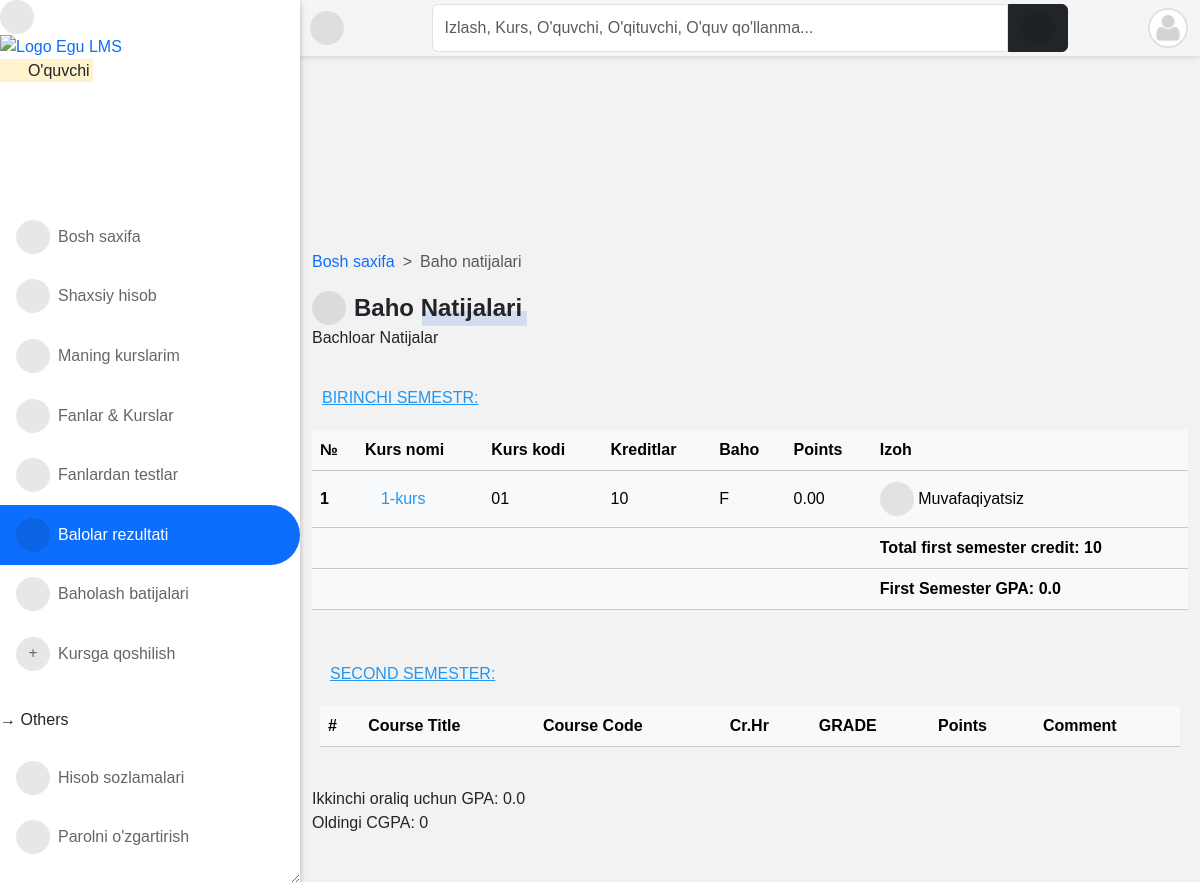
/result/grade/ (signed in), run on an earlier commit of the app's database.
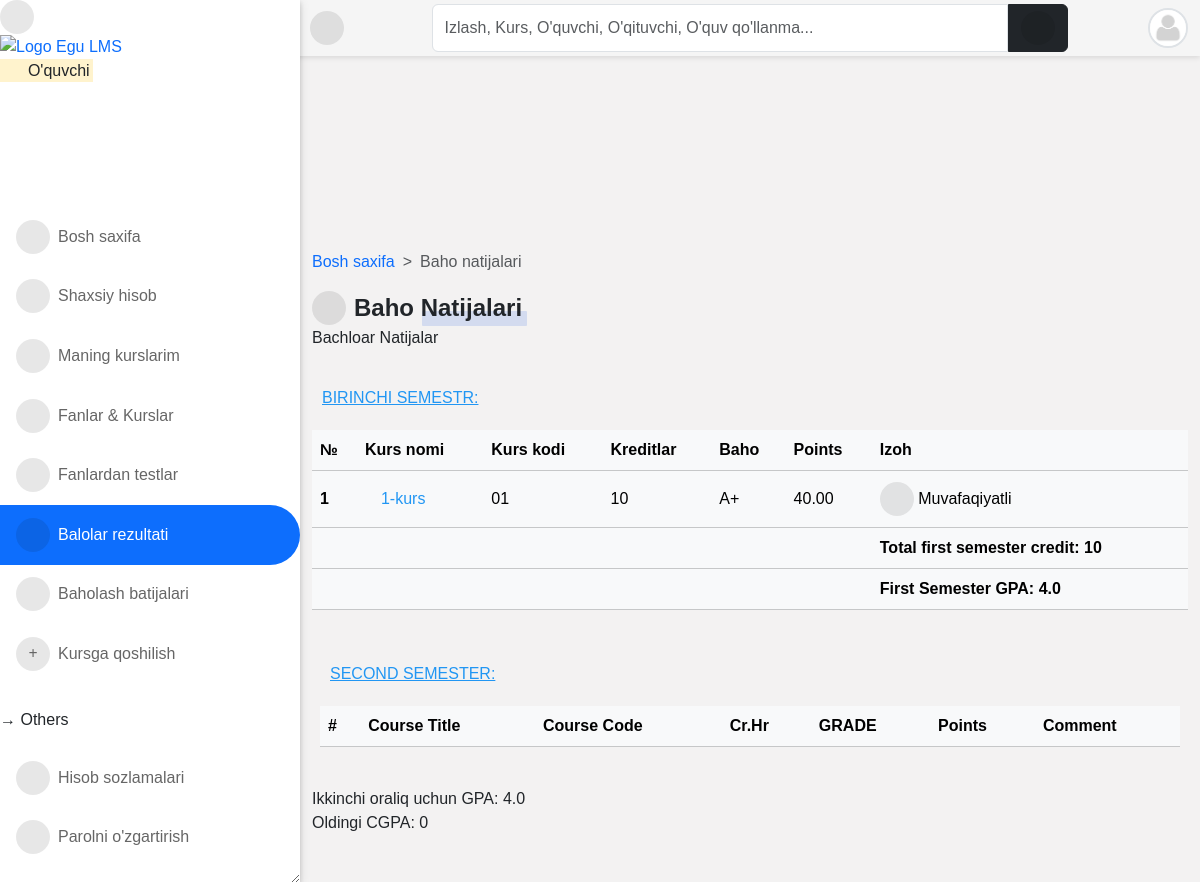
And on a later commit of the database.
### result/models.py (models this page shows, shortened)
class TakenCourse(models.Model):
    student = models.ForeignKey(Student, on_delete=models.CASCADE)
    course = models.ForeignKey(
        Course, on_delete=models.CASCADE, related_name="taken_courses"
    )
    assignment = models.DecimalField(max_digits=5, decimal_places=2, default=0.0)
    mid_exam = models.DecimalField(max_digits=5, decimal_places=2, default=0.0)
    quiz = models.DecimalField(max_digits=5, decimal_places=2, default=0.0)
    attendance = models.DecimalField(max_digits=5, decimal_places=2, default=0.0)
    final_exam = models.DecimalField(max_digits=5, decimal_places=2, default=0.0)
    total = models.DecimalField(max_digits=5, decimal_places=2, default=0.0)
    grade = models.CharField(choices=GRADE, max_length=2, blank=True)
    point = models.DecimalField(max_digits=5, decimal_places=2, default=0.0)
    comment = models.CharField(choices=COMMENT, max_length=200, blank=True)

class Result(models.Model):
    student = models.ForeignKey(Student, on_delete=models.CASCADE)
    gpa = models.FloatField(null=True)
    cgpa = models.FloatField(null=True)
    semester = models.CharField(max_length=100, choices=SEMESTER)
    session = models.CharField(max_length=100, blank=True, null=True)
    level = models.CharField(max_length=25, choices=LEVEL, null=True)

### course/models.py (models this page shows, shortened)
class Course(models.Model):
    slug = models.SlugField(blank=True, unique=True)
    title = models.CharField(max_length=200, null=True)
    code = models.CharField(max_length=200, unique=True, null=True)
    credit = models.IntegerField(null=True, default=0)
    summary = models.TextField(max_length=200, blank=True, null=True)
    program = models.ForeignKey(Program, on_delete=models.CASCADE)
    level = models.CharField(max_length=25, choices=LEVEL, null=True)
    year = models.IntegerField(choices=YEARS, default=0)
    semester = models.CharField(choices=SEMESTER, max_length=200)
    is_elective = models.BooleanField(default=False, blank=True, null=True)
    objects = CourseManager()
    def get_absolute_url(self):
        return reverse("course_detail", kwargs={"slug": self.slug})

### result/views.py (the view)
# urls.py: path("grade/", grade_result, name="grade_results"),
@login_required
@student_required
def grade_result(request):
    student = Student.objects.get(student__pk=request.user.id)
    courses = TakenCourse.objects.filter(student__student__pk=request.user.id).filter(
        course__level=student.level
    )
    results = Result.objects.filter(student__student__pk=request.user.id)
    result_set = set()
    for result in results:
        result_set.add(result.session)
    sorted_result = sorted(result_set)
    total_first_semester_credit = 0
    total_sec_semester_credit = 0
    for i in courses:
        if i.course.semester == "First":
            total_first_semester_credit += int(i.course.credit)
        if i.course.semester == "Second":
            total_sec_semester_credit += int(i.course.credit)
    previousCGPA = 0
    for i in results:
        previousLEVEL = i.level
        try:
            a = Result.objects.get(
                student__student__pk=request.user.id,
                level=previousLEVEL,
                semester="Second",
            )
            previousCGPA = a.cgpa
            break
        except:
            previousCGPA = 0
    context = {
        "courses": courses,
        "results": results,
        "sorted_result": sorted_result,
        "student": student,
        "total_first_semester_credit": total_first_semester_credit,
        "total_sec_semester_credit": total_sec_semester_credit,
        "total_first_and_second_semester_credit": total_first_semester_credit
        + total_sec_semester_credit,
        "previousCGPA": previousCGPA,
    }
    return render(request, "result/grade_results.html", context)

### accounts/models.py (called while the page is built)
    @property
    def get_user_role(self):
        if self.is_superuser:
            role = "Boshliq"
        elif self.is_student:
            role = "O'quvchi"
        elif self.is_lecturer:
            role = "O'qituvchi"
        elif self.is_parent:
            role = "Ota-ona"
        return role

### templates/result/grade_results.html (shortened to what this page needs)
{% extends 'base.html' %}
{% block content %}
<nav style="--bs-breadcrumb-divider: '>';" aria-label="breadcrumb">
  <ol class="breadcrumb">
      <li class="breadcrumb-item"><a href="/">Bosh saxifa</a></li>
      <li class="breadcrumb-item active" aria-current="page">Baho natijalari</li>
  </ol>
</nav>
<div class="title-1"><i class="fas fa-table"></i>Baho natijalari</div>
<p>{{ student.level }} Natijalar</p>
<div class="table-responsive">
  <div class="table-title"><u>Birinchi semestr:</u></div>
  <table class="table table-light">
    <thead>
      <tr>
        <th>№</th>
        <th>Kurs nomi</th>
        <th>Kurs kodi</th>
        <th>Kreditlar</th>
        <th>Baho</th>
        <th>Points</th>
        <th>Izoh</th>
      </tr>
    </thead>
    {% for course in courses %}
    {% if course.course.semester == "First" %}
    <tbody>
      <tr class="{% if forloop.counter|divisibleby:2 %}bg-gray{% endif %}">
        <th>{{ forloop.counter }}</th>
        <td><a href="{{ course.course.get_absolute_url }}">{{ course.course.title }}</a></td>
        <td>{{ course.course.code }}</td>
        <td>{{ course.course.credit }}</td>
        <td class="{% if course.grade == 'F' %}danger{% else %}success{% endif %}">{{ course.grade }}</td>
        <td>{{ course.point }}</td>
        {% if course.comment == 'PASS' %}
          <td class="success"><i class="fas fa-check-circle"></i> Muvafaqiyatli</td>
        {% elif course.comment == 'FAIL' %}
          <td class="danger"><i class="fas fa-exclamation-circle"></i> Muvafaqiyatsiz</td>
        {% else %}
          <td></td>
        {% endif %}
      </tr>
    </tbody>
    {% endif %}
    {% endfor %}
    {% for result in results %}
    {% if result.semester == "First" %}
    <tr style="background: #f3f2f2;">
      <th></th>
      <th></th>
      <th></th>
      <th></th>
      <th></th>
      <th></th>
      <th>Total first semester credit: {{ total_first_semester_credit }}</th>
    </tr>
    <tr class="bg-orange text-white">
      <th></th>
      <th></th>
      <th></th>
      <th></th>
      <th></th>
      <th></th>
      <th>First Semester GPA: {{ result.gpa }}</th>
    </tr>
    {% endif %}
    {% endfor %}
  </table>
</div>
<div class="table-responsive p-0 px-2 mt-3">
  <div class="table-title"><u>Second Semester:</u></div>
  <table class="table table-light">
    <thead>
      <tr>
        <th>#</th>
        <th>Course Title</th>
        <th>Course Code</th>
        <th>Cr.Hr</th>
        <th>GRADE</th>
        <th>Points</th>
        <th>Comment</th>
      </tr>
    </thead>
  </table>
</div>
<br>
<tbody>
  {% for result in results %}
  {% if result.semester == "First" %}
  <tr>
    <th><label>Ikkinchi oraliq uchun GPA:</label> {{ result.gpa }}</th>
  </tr>
  <br>
  {% endif %}
  {% endfor %}
  <tr>
    <th><label>Oldingi CGPA:</label> {{ previousCGPA }}</th>
  </tr>
</tbody>
<br>
{% endblock %}

What changed in the data, as far as the page shows it:
changed TakenCourse "1-kurs": grade "F" → "A+"; point "0.00" → "40.00"; comment "Muvafaqiyatsiz" → "Muvafaqiyatli"
changed Result: gpa "0.0" → "4.0"
